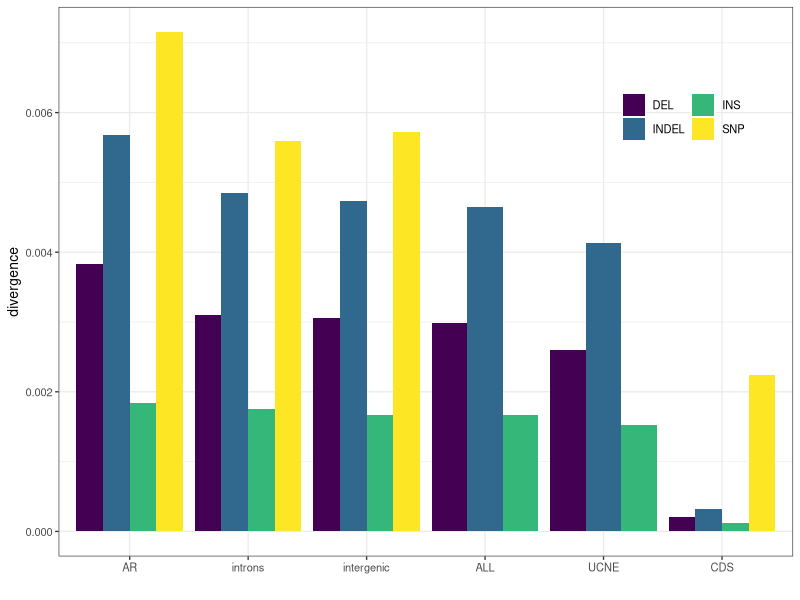

This chart was generated by the following R code:
library(ggplot2)
library(dplyr)
library(viridis)

div = read.delim('gt_indel_div.txt')

div = subset(div, category!='noncoding')
snp_div = read.delim('snp_div.txt', header=FALSE)
snp_div$variation = 'SNP'
snp_div = data.frame(cbind(as.character(snp_div$V1),snp_div$variation, snp_div$V2))
colnames(snp_div) = c('category', 'variation', 'divergence')
snp_div$divergence = as.numeric(as.character(snp_div$divergence))/10
div = rbind(subset(div, select=c('category', 'variation', 'divergence')), snp_div)

div$category = factor(div$category,
  levels=rev(c('CDS', 'UCNE', 'ALL', 'intergenic', 'introns', 'AR')))

div_plot = ggplot(div, aes(x=category, y=divergence, fill=variation)) +
    geom_bar(stat='identity', position='dodge') +
    theme_bw(base_size = 10) +
    xlab('') + ylab('divergence') +
    theme(#axis.text.x = element_text(angle = 45, hjust = 1),
    legend.title=element_blank(), legend.position=c(0.85, 0.8),
    legend.background=element_blank()) +
    scale_fill_viridis(discrete=TRUE)+
    guides(fill = guide_legend(nrow = 2))

# pdf(file='indel_divergence.pdf', width=3, height=3)
# div_plot
# dev.off()

png(file='indel_divergence.png', width=6, height=3, units='in', res=320)
div_plot
dev.off()
